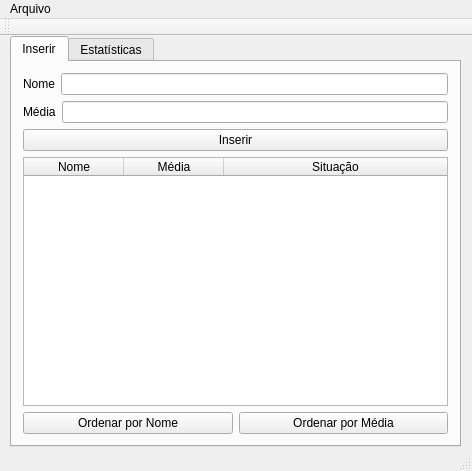
<?xml version="1.0" encoding="UTF-8"?>
<ui version="4.0">
 <class>MainWindow</class>
 <widget class="QMainWindow" name="MainWindow">
  <property name="geometry">
   <rect>
    <x>0</x>
    <y>0</y>
    <width>472</width>
    <height>471</height>
   </rect>
  </property>
  <property name="windowTitle">
   <string>Gerência de notas</string>
  </property>
  <widget class="QWidget" name="centralWidget">
   <widget class="QTabWidget" name="tabWidget">
    <property name="geometry">
     <rect>
      <x>10</x>
      <y>0</y>
      <width>451</width>
      <height>411</height>
     </rect>
    </property>
    <property name="currentIndex">
     <number>0</number>
    </property>
    <widget class="QWidget" name="Inserir">
     <attribute name="title">
      <string extracomment="Inserir">Inserir</string>
     </attribute>
     <layout class="QVBoxLayout" name="verticalLayout">
      <item>
       <layout class="QHBoxLayout" name="horizontalLayout">
        <item>
         <widget class="QLabel" name="label">
          <property name="text">
           <string>Nome</string>
          </property>
         </widget>
        </item>
        <item>
         <widget class="QLineEdit" name="le_nameInput"/>
        </item>
       </layout>
      </item>
      <item>
       <layout class="QHBoxLayout" name="horizontalLayout_2">
        <item>
         <widget class="QLabel" name="label_2">
          <property name="text">
           <string>Média</string>
          </property>
         </widget>
        </item>
        <item>
         <widget class="QLineEdit" name="le_avgInput"/>
        </item>
       </layout>
      </item>
      <item>
       <widget class="QPushButton" name="btn_insert">
        <property name="text">
         <string>Inserir</string>
        </property>
       </widget>
      </item>
      <item>
       <widget class="QTableWidget" name="tbl_data">
        <property name="editTriggers">
         <set>QAbstractItemView::NoEditTriggers</set>
        </property>
        <attribute name="horizontalHeaderDefaultSectionSize">
         <number>100</number>
        </attribute>
        <attribute name="horizontalHeaderStretchLastSection">
         <bool>true</bool>
        </attribute>
        <attribute name="verticalHeaderShowSortIndicator" stdset="0">
         <bool>true</bool>
        </attribute>
        <attribute name="verticalHeaderStretchLastSection">
         <bool>false</bool>
        </attribute>
        <column>
         <property name="text">
          <string>Nome</string>
         </property>
        </column>
        <column>
         <property name="text">
          <string>Média</string>
         </property>
        </column>
        <column>
         <property name="text">
          <string>Situação</string>
         </property>
        </column>
       </widget>
      </item>
      <item>
       <layout class="QHBoxLayout" name="horizontalLayout_3">
        <item>
         <widget class="QPushButton" name="btn_NameSort">
          <property name="text">
           <string>Ordenar por Nome</string>
          </property>
         </widget>
        </item>
        <item>
         <widget class="QPushButton" name="btn_GradeSort">
          <property name="text">
           <string>Ordenar por Média</string>
          </property>
         </widget>
        </item>
       </layout>
      </item>
     </layout>
    </widget>
    <widget class="QWidget" name="tab">
     <attribute name="title">
      <string>Estatísticas</string>
     </attribute>
     <widget class="QWidget" name="layoutWidget">
      <property name="geometry">
       <rect>
        <x>20</x>
        <y>30</y>
        <width>341</width>
        <height>301</height>
       </rect>
      </property>
      <layout class="QVBoxLayout" name="verticalLayout_2">
       <item>
        <widget class="QGroupBox" name="gb_avg">
         <property name="title">
          <string>Média da turma</string>
         </property>
         <widget class="QLabel" name="lbl_avg">
          <property name="geometry">
           <rect>
            <x>6</x>
            <y>20</y>
            <width>331</width>
            <height>71</height>
           </rect>
          </property>
          <property name="font">
           <font>
            <pointsize>24</pointsize>
           </font>
          </property>
          <property name="text">
           <string/>
          </property>
          <property name="alignment">
           <set>Qt::AlignCenter</set>
          </property>
         </widget>
        </widget>
       </item>
       <item>
        <widget class="QGroupBox" name="gb_highest">
         <property name="title">
          <string>Maior média</string>
         </property>
         <widget class="QLabel" name="lbl_highest">
          <property name="geometry">
           <rect>
            <x>0</x>
            <y>20</y>
            <width>341</width>
            <height>71</height>
           </rect>
          </property>
          <property name="font">
           <font>
            <pointsize>24</pointsize>
           </font>
          </property>
          <property name="text">
           <string/>
          </property>
          <property name="alignment">
           <set>Qt::AlignCenter</set>
          </property>
         </widget>
        </widget>
       </item>
       <item>
        <widget class="QGroupBox" name="gb_lowest">
         <property name="title">
          <string>Menor média</string>
         </property>
         <widget class="QLabel" name="lbl_lowest">
          <property name="geometry">
           <rect>
            <x>-4</x>
            <y>20</y>
            <width>341</width>
            <height>71</height>
           </rect>
          </property>
          <property name="font">
           <font>
            <pointsize>24</pointsize>
           </font>
          </property>
          <property name="text">
           <string/>
          </property>
          <property name="alignment">
           <set>Qt::AlignCenter</set>
          </property>
         </widget>
        </widget>
       </item>
      </layout>
     </widget>
    </widget>
   </widget>
  </widget>
  <widget class="QMenuBar" name="menuBar">
   <property name="geometry">
    <rect>
     <x>0</x>
     <y>0</y>
     <width>472</width>
     <height>21</height>
    </rect>
   </property>
   <widget class="QMenu" name="menuArquivo">
    <property name="title">
     <string>Arquivo</string>
    </property>
    <addaction name="actionCarregar"/>
    <addaction name="actionSalvar"/>
   </widget>
   <addaction name="menuArquivo"/>
  </widget>
  <widget class="QToolBar" name="mainToolBar">
   <attribute name="toolBarArea">
    <enum>TopToolBarArea</enum>
   </attribute>
   <attribute name="toolBarBreak">
    <bool>false</bool>
   </attribute>
  </widget>
  <widget class="QStatusBar" name="statusBar"/>
  <action name="actionCarregar">
   <property name="text">
    <string>Carregar</string>
   </property>
   <property name="shortcut">
    <string>B</string>
   </property>
  </action>
  <action name="actionSalvar">
   <property name="text">
    <string>Salvar</string>
   </property>
   <property name="shortcut">
    <string>Ctrl+S</string>
   </property>
  </action>
 </widget>
 <layoutdefault spacing="6" margin="11"/>
 <resources/>
 <connections/>
</ui>
